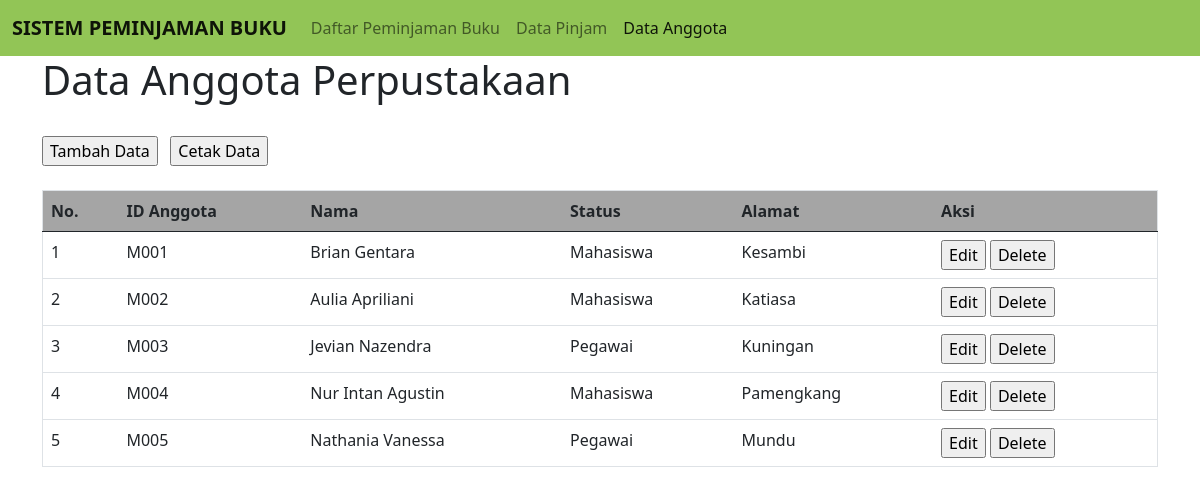
/anggota.php, run on the app's committed database.
### tables this page shows
CREATE TABLE `tbl_anggota` (
  `id_anggota` varchar(10) NOT NULL,
  `nama` varchar(50) NOT NULL,
  `status` varchar(30) NOT NULL,
  `alamat` varchar(80) NOT NULL
);

### connection.php (called while the page is built)
<?php
class Connection
{
    public function get_connection()
    {
        $host = "localhost";
        $database = "perpustakaan";
        $username = "root";
        $password = "";
        $connect = new mysqli($host, $username, $password, $database);
        return $connect;
    }
}
?>

### model.php (called while the page is built, shortened)
<?php
include 'connection.php';
class Model extends Connection
{
    public function __construct()
    {
        $this->conn = $this->get_connection();
    }
    public function tampil_data_anggota()
    {
        $sql = "SELECT * FROM tbl_anggota";
        $bind = $this->conn->query($sql);
        while ($obj = $bind->fetch_object()) {
            $baris[] = $obj;
        }
        if (!empty($baris)) {
            return $baris;
        }
    }
}

### anggota.php (the view, shortened to what this page needs)
<?php
include 'model.php';
$model = new Model();
$index = 1;
?>
<!doctype html>
<html lang="en">
<head>
    <link href="https://cdn.jsdelivr.net/npm/bootstrap@5.0.0-beta3/dist/css/bootstrap.min.css" rel="stylesheet">
</head>
<body>
<nav class="navbar navbar-expand-lg navbar-light" style="background-color: #92c556;">
  <div class="container-fluid">
    <a class="navbar-brand" href="#"><b>SISTEM PEMINJAMAN BUKU</b></a>
    <div class="collapse navbar-collapse" id="navbarNav">
      <ul class="navbar-nav">
        <li class="nav-item">
          <a class="nav-link" aria-current="page" href="index.php">Daftar Peminjaman Buku</a>
        </li>
        <li class="nav-item">
          <a class="nav-link" href="pinjam.php">Data Pinjam</a>
        </li>
        <li class="nav-item">
          <a class="nav-link active" href="anggota.php">Data Anggota</a>
        </li>
      </ul>
    </div>
  </div>
</nav>
<div class="container">
        <h1>Data Anggota Perpustakaan</h1>
        <br>
        <a href="create_anggota.php"><input type="button" value="Tambah Data"/></a> &nbsp;
        <a href="print_anggota.php" target="_blank"><input type="button" value="Cetak Data"/></a>
        <br>
        <br>
        <table class="table table-hover" border="1">
            <thead style="background-color: #a5a5a5;">
                <tr>
                    <th scop="col">No.</th>
                    <th scop="col">ID Anggota</th>
                    <th scop="col">Nama</th>
                    <th scop="col">Status</th>
                    <th scop="col">Alamat</th>
                    <th scop="col">Aksi</th>
                </tr>
            </thead>
            <tbody>
                <?php
                $result = $model->tampil_data_anggota();
                if (!empty($result)) {
                    foreach ($result as $data) : ?>
                        <tr>
                            <td><?= $index++ ?></td>
                            <td><?= $data->id_anggota ?></td>
                            <td><?= $data->nama ?></td>
                            <td><?= $data->status ?></td>
                            <td><?= $data->alamat ?></td>
                            <td>
                                <a name="edit" id="edit" href="edit_anggota.php?id=<?= $data->id_anggota ?>"><input type="button" value="Edit"/></a>
                                <a name="hapus" id="hapus" href="process.php?anggota_id=<?= $data->id_anggota ?>"><input type="button" value="Delete"/></a>
                            </td>
                        </tr>
                    <?php endforeach;
                } else { ?>
                <tr>
                    <td colspan="9">Belum ada data pada tabel anggota perpustakaan.</td>
                </tr>
                <?php } ?>
            </tbody>
        </table>
    </div>
</body>
</html>

### data on the page
tbl_anggota: id_anggota "M001", nama "Brian Gentara", status "Mahasiswa", alamat "Kesambi"
tbl_anggota: id_anggota "M002", nama "Aulia Apriliani", status "Mahasiswa", alamat "Katiasa"
tbl_anggota: id_anggota "M003", nama "Jevian Nazendra", status "Pegawai", alamat "Kuningan"
tbl_anggota: id_anggota "M004", nama "Nur Intan Agustin", status "Mahasiswa", alamat "Pamengkang"
tbl_anggota: id_anggota "M005", nama "Nathania Vanessa", status "Pegawai", alamat "Mundu"
